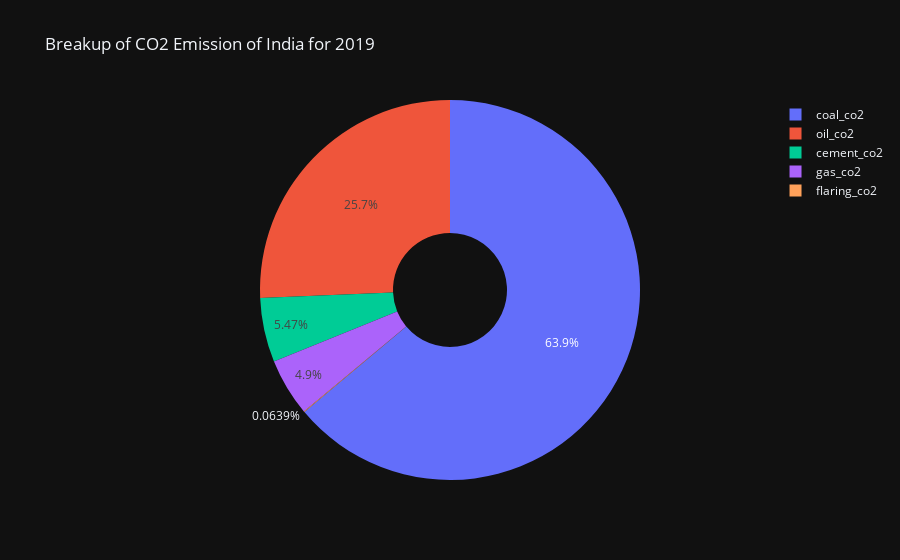

Here is the notebook cell this chart was saved with:
### Code cell
px.pie(pie_breakup_ind_df[pie_breakup_ind_df["value"] > 0], names="variable", values="value", template="plotly_dark",title="Breakup of CO2 Emission of India for 2019", hole=.3)

### Figure 1 — Plotly figure (JSON) as saved in the notebook; plotly's stock layout.template omitted (floating-point values rounded to 4 significant figures)
{"data": [{"domain": {"x": [0, 1], "y": [0, 1]}, "hole": 0.3, "hovertemplate": "variable=%{label}<br>value=%{value}<extra></extra>", "labels": ["cement_co2", "coal_co2", "flaring_co2", "gas_co2", "oil_co2"], "legendgroup": "", "name": "", "showlegend": true, "type": "pie", "values": [143.7, 1678.0, 1.678, 128.7, 674.0]}], "layout": {"legend": {"tracegroupgap": 0}, "title": {"text": "Breakup of CO2 Emission of India for 2019"}}}
